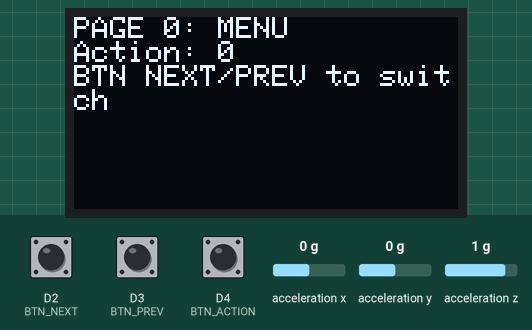
A program run on a simulated Arduino Nano 33 BLE. On the bench: 128×64 one-colour display. Inputs (shaded band) come from the test bench; at power-on: D2 (BTN_NEXT) HIGH, acceleration x 0 g, D3 (BTN_PREV) HIGH, acceleration y 0 g, acceleration z 1 g, D4 (BTN_ACTION) HIGH.

Above: at 1.2 s.
1.3 s: D2 (BTN_NEXT) pulled LOW for 1 s
At 3.4 s:
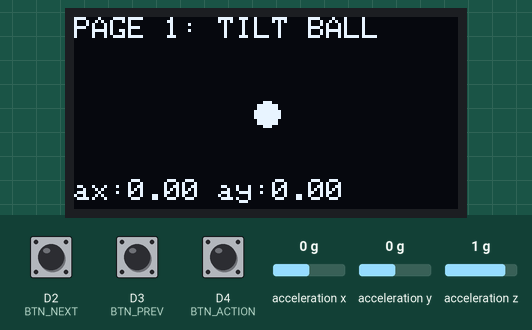
3.8 s: acceleration x set to -1.4 g
At 4.4 s:
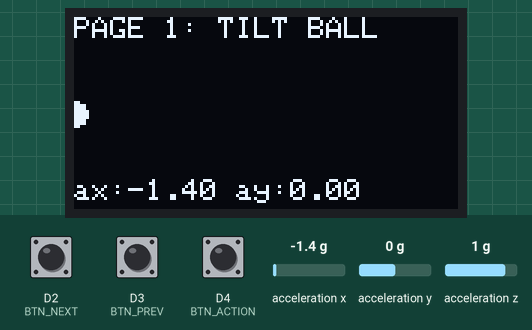
5.3 s: D3 (BTN_PREV) pulled LOW for 3.2 s
At 5.76 s:
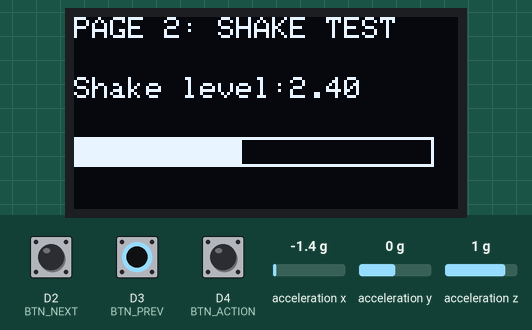
10.0 s: acceleration y set to -1.4 g
At 11.0 s:
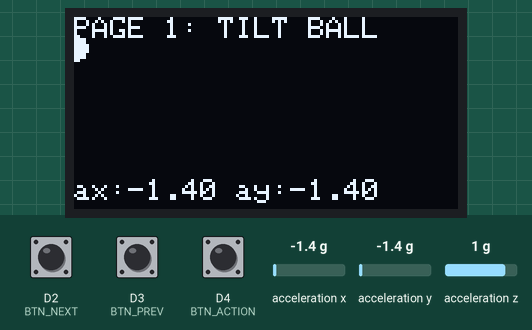
11.5 s: D2 (BTN_NEXT) pulled LOW for 0.15 s
At 11.9 s:
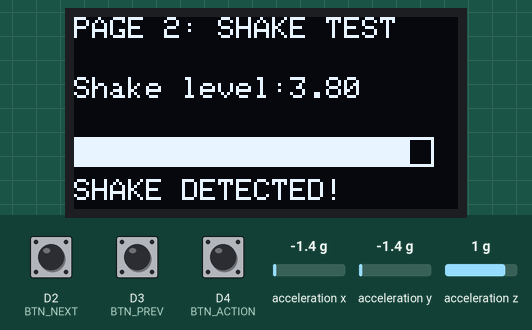
13.1 s: acceleration z set to -1.4 g
At 13.6 s:
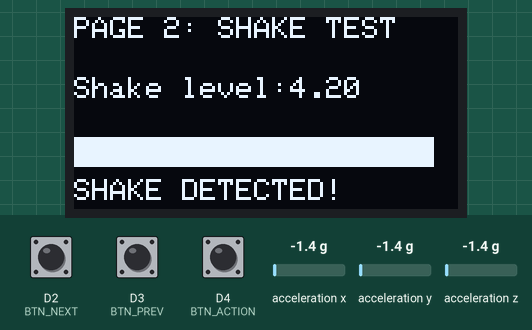
Timing chart, 0 to 15.6 s (numbered marks = the images above; inputs shaded):
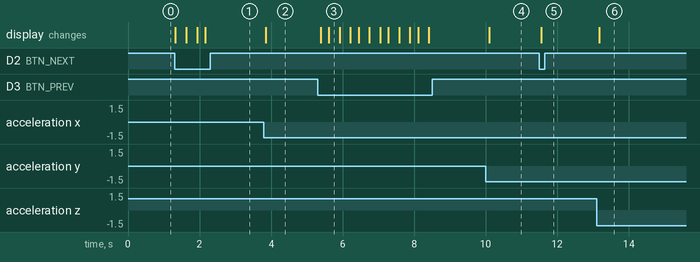

The program:

main.cpp
```cpp
#include <Wire.h>
#include <Adafruit_GFX.h>
#include <Adafruit_SSD1306.h>
#include <Arduino_BMI270_BMM150.h>

#define SCREEN_WIDTH 128
#define SCREEN_HEIGHT 64
#define OLED_RESET -1

Adafruit_SSD1306 display(SCREEN_WIDTH, SCREEN_HEIGHT, &Wire, OLED_RESET);

// Buttons
#define BTN_NEXT 2
#define BTN_PREV 3
#define BTN_ACTION 4

int page = 0;
int actionState = 0;

// IMU values
float ax, ay, az;
float shakeLevel = 0;

void drawPage();

void setup() {
  pinMode(BTN_NEXT, INPUT_PULLUP);
  pinMode(BTN_PREV, INPUT_PULLUP);
  pinMode(BTN_ACTION, INPUT_PULLUP);

  Serial.begin(115200);

  if (!IMU.begin()) {
    Serial.println("IMU failed!");
    while (1);
  }

  if (!display.begin(SSD1306_SWITCHCAPVCC, 0x3C)) {
    while (1);
  }

  drawPage();
}

void loop() {

  // -------- BUTTON LOGIC --------
  if (digitalRead(BTN_NEXT) == LOW) {
    page = (page + 1) % 3;
    drawPage();
    delay(200);
  }

  if (digitalRead(BTN_PREV) == LOW) {
    page = (page - 1 + 3) % 3;
    drawPage();
    delay(200);
  }

  if (digitalRead(BTN_ACTION) == LOW) {
    actionState++;
    drawPage();
    delay(200);
  }

  // -------- IMU READ --------
  if (IMU.accelerationAvailable()) {
    IMU.readAcceleration(ax, ay, az);

    // Shake detection (simple magnitude change)
    float mag = abs(ax) + abs(ay) + abs(az);
    shakeLevel = mag;
  }

  // refresh motion pages smoothly
  if (page != 0) {
    drawPage();
    delay(50);
  }
}

// ---------------- DRAW ----------------
void drawPage() {
  display.clearDisplay();
  display.setTextColor(SSD1306_WHITE);

  // ===== PAGE 0: MENU =====
  if (page == 0) {
    display.setTextSize(1);
    display.setCursor(0, 0);
    display.println("PAGE 0: MENU");

    display.print("Action: ");
    display.println(actionState);

    display.println("BTN NEXT/PREV to switch");
  }

  // ===== PAGE 1: TILT BALL =====
  else if (page == 1) {
    display.setTextSize(1);
    display.setCursor(0, 0);
    display.println("PAGE 1: TILT BALL");

    // map tilt to screen position
    int x = map(ax * 100, -100, 100, 0, SCREEN_WIDTH);
    int y = map(ay * 100, -100, 100, 0, SCREEN_HEIGHT);

    // clamp
    x = constrain(x, 0, SCREEN_WIDTH - 5);
    y = constrain(y, 10, SCREEN_HEIGHT - 5);

    display.fillCircle(x, y, 4, SSD1306_WHITE);

    display.setCursor(0, 54);
    display.print("ax:");
    display.print(ax, 2);
    display.print(" ay:");
    display.print(ay, 2);
  }

  // ===== PAGE 2: SHAKE DETECTOR =====
  else if (page == 2) {
    display.setTextSize(1);
    display.setCursor(0, 0);
    display.println("PAGE 2: SHAKE TEST");

    display.setCursor(0, 20);
    display.print("Shake level:");
    display.println(shakeLevel, 2);

    // visual bar
    int bar = map(shakeLevel * 10, 10, 40, 0, 120);
    bar = constrain(bar, 0, 120);

    display.drawRect(0, 40, 120, 10, SSD1306_WHITE);
    display.fillRect(0, 40, bar, 10, SSD1306_WHITE);

    if (shakeLevel > 2.5) {
      display.setCursor(0, 54);
      display.println("SHAKE DETECTED!");
    }
  }

  display.display();
}
```

Measured:
- after the input at 1.3 s, the display: changes at once (image 1)
- after the input at 3.8 s, the display: changes after 0.05 s (image 2)
- after the input at 5.3 s, the display: first changes after 0.09 s (image 3 shows a later state)
- after the input at 10.0 s, the display: changes after 0.10 s (image 4)
- after the input at 11.5 s, the display: changes after 0.06 s (image 5)
- after the input at 13.1 s, the display: changes after 0.07 s (image 6)
